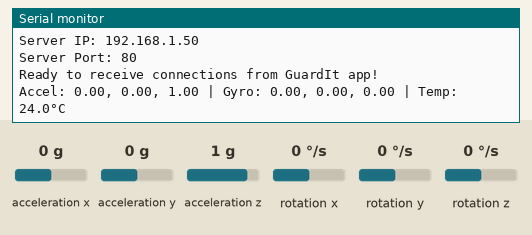
Bench run of a sketch on a simulated ESP32. Shown: the last lines printed to the serial monitor. Wiring (inferred from the names in the program): MPU-6050 motion sensor at I2C address 0x68. Inputs (shaded band) come from the test bench; at power-on: rotation x 0 °/s, acceleration x 0 g, acceleration y 0 g, acceleration z 1 g, rotation y 0 °/s, rotation z 0 °/s. WiFi joins after 1.5 s; servers stay silent unless stated.

Above: at 2.7 s.
2.8 s: rotation x set to -192 °/s
At 2.99 s:
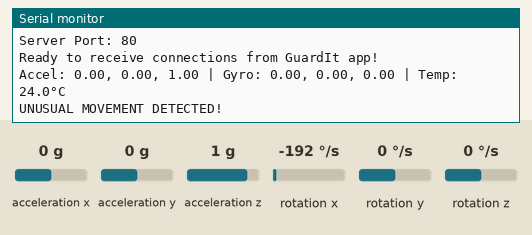
5.8 s: acceleration x set to -1.4 g
At 7.2 s:
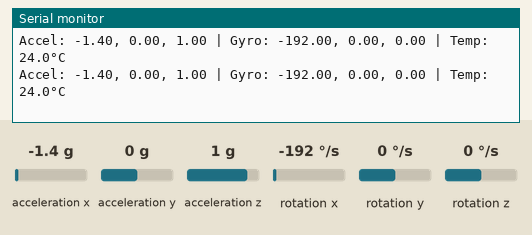
7.3 s: acceleration y set to -1.4 g
At 8.6 s:
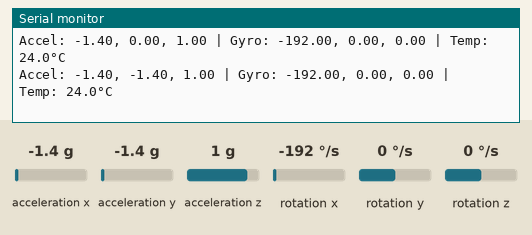
8.8 s: acceleration z set to -1.4 g
At 10.16 s:
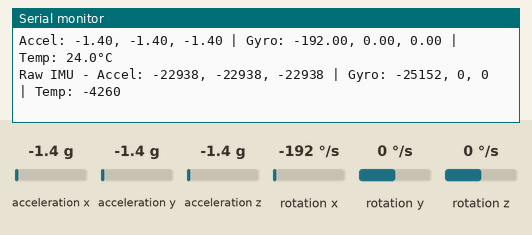
10.3 s: rotation y set to -192 °/s
At 11.7 s:
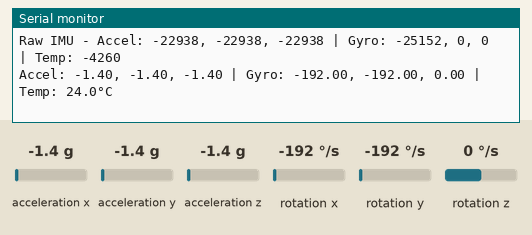

Measured:
- after the input at 2.8 s, the serial monitor: prints a new line at once (image 1)
- after the input at 5.8 s, the serial monitor: prints a new line after 0.30 s (image 2)
- after the input at 7.3 s, the serial monitor: prints a new line after 0.73 s (image 3)
- after the input at 8.8 s, the serial monitor: prints a new line after 0.24 s (image 4)
- after the input at 10.3 s, the serial monitor: prints a new line after 0.77 s (image 5)

The sketch:

IMU_WiFi_Server.ino
```cpp
#include <WiFi.h>
#include <WebServer.h>
#include <ArduinoJson.h>
#include <Wire.h>


const char* ssid = "Avnit";
const char* password = "hihihihi";


#define MPU6050_ADDR 0x68
#define MPU6050_ACCEL_XOUT_H 0x3B
#define MPU6050_PWR_MGMT_1 0x6B


WebServer server(80);
const int SERVER_PORT = 80;


struct IMUData {
  float ax, ay, az;
  float gx, gy, gz;
  float temp;
  bool alert;
  String alertType;
};

IMUData currentData;
unsigned long lastDataTime = 0;
const unsigned long DATA_INTERVAL = 100;


const float FALL_THRESHOLD = 20.0;
const float MOVEMENT_THRESHOLD = 5.0;
bool fallDetected = false;
bool movementDetected = false;

void setup() {
  Serial.begin(115200);
  Serial.println("GuardIt IMU WiFi Server Starting...");


  Wire.begin();


  if (!initMPU6050()) {
    Serial.println("Failed to initialize MPU6050!");
    while (1);
  }


  connectToWiFi();

  setupServerRoutes();

  server.begin();
  Serial.println("HTTP server started");

  Serial.print("Server IP: ");
  Serial.println(WiFi.localIP());
  Serial.print("Server Port: ");
  Serial.println(SERVER_PORT);
  Serial.println("Ready to receive connections from GuardIt app!");
}

void loop() {
  server.handleClient();

  if (millis() - lastDataTime >= DATA_INTERVAL) {
    readIMUData();
    detectEvents();
    lastDataTime = millis();
  }

  if (WiFi.status() != WL_CONNECTED) {
    Serial.println("WiFi connection lost. Reconnecting...");
    connectToWiFi();
  }
}

bool initMPU6050() {
  Wire.beginTransmission(MPU6050_ADDR);
  Wire.write(MPU6050_PWR_MGMT_1);
  Wire.write(0);
  byte error = Wire.endTransmission();

  if (error != 0) {
    Serial.println("MPU6050 not found!");
    return false;
  }

  Serial.println("MPU6050 initialized successfully");
  return true;
}

void connectToWiFi() {
  Serial.print("Connecting to WiFi: ");
  Serial.println(ssid);

  WiFi.begin(ssid, password);

  int attempts = 0;
  while (WiFi.status() != WL_CONNECTED && attempts < 20) {
    delay(500);
    Serial.print(".");
    attempts++;
  }

  if (WiFi.status() == WL_CONNECTED) {
    Serial.println();
    Serial.println("WiFi connected!");
    Serial.print("IP address: ");
    Serial.println(WiFi.localIP());
  } else {
    Serial.println();
    Serial.println("WiFi connection failed!");
  }
}

void setupServerRoutes() {
  server.on("/", HTTP_GET, []() {
    server.send(200, "application/json", getServerInfo());
  });

  server.on("/status", HTTP_GET, []() {
    server.send(200, "application/json", getStatusInfo());
  });

  server.on("/imu", HTTP_GET, []() {
    server.send(200, "application/json", getIMUDataJson());
  });

  server.on("/data", HTTP_GET, []() {
    server.send(200, "application/json", getIMUDataJson());
  });

  server.on("/sensor", HTTP_GET, []() {
    server.send(200, "application/json", getIMUDataJson());
  });

  server.on("/", HTTP_OPTIONS, []() {
    server.sendHeader("Access-Control-Allow-Origin", "*");
    server.sendHeader("Access-Control-Allow-Methods", "GET, POST, OPTIONS");
    server.sendHeader("Access-Control-Allow-Headers", "Content-Type");
    server.send(200);
  });

  server.onNotFound([]() {
    server.send(404, "application/json", "{\"error\": \"Endpoint not found\"}");
  });
}

String getServerInfo() {
  DynamicJsonDocument doc(512);
  doc["name"] = "GuardIt IMU Server";
  doc["version"] = "1.0.0";
  doc["ip"] = WiFi.localIP().toString();
  doc["port"] = SERVER_PORT;
  doc["status"] = "running";
  doc["endpoints"] = JsonArray();
  doc["endpoints"].add("/status");
  doc["endpoints"].add("/imu");
  doc["endpoints"].add("/data");
  doc["endpoints"].add("/sensor");

  String response;
  serializeJson(doc, response);
  return response;
}

String getStatusInfo() {
  DynamicJsonDocument doc(256);
  doc["connected"] = true;
  doc["ip"] = WiFi.localIP().toString();
  doc["rssi"] = WiFi.RSSI();
  doc["uptime"] = millis() / 1000;
  doc["last_data_time"] = lastDataTime;

  String response;
  serializeJson(doc, response);
  return response;
}

String getIMUDataJson() {
  DynamicJsonDocument doc(512);
  doc["ax"] = currentData.ax;
  doc["ay"] = currentData.ay;
  doc["az"] = currentData.az;
  doc["gx"] = currentData.gx;
  doc["gy"] = currentData.gy;
  doc["gz"] = currentData.gz;
  doc["temp"] = currentData.temp;
  doc["alert"] = currentData.alert;
  doc["alert_type"] = currentData.alertType;
  doc["timestamp"] = millis();

  server.sendHeader("Access-Control-Allow-Origin", "*");
  server.sendHeader("Access-Control-Allow-Methods", "GET, POST, OPTIONS");
  server.sendHeader("Access-Control-Allow-Headers", "Content-Type");

  String response;
  serializeJson(doc, response);
  return response;
}

void readIMUData() {
  Wire.beginTransmission(MPU6050_ADDR);
  Wire.write(MPU6050_ACCEL_XOUT_H);
  Wire.endTransmission(false);
  Wire.requestFrom(MPU6050_ADDR, 14, true);

  if (Wire.available() >= 14) {
    int16_t ax_raw = Wire.read() << 8 | Wire.read();
    int16_t ay_raw = Wire.read() << 8 | Wire.read();
    int16_t az_raw = Wire.read() << 8 | Wire.read();

    int16_t temp_raw = Wire.read() << 8 | Wire.read();

    int16_t gx_raw = Wire.read() << 8 | Wire.read();
    int16_t gy_raw = Wire.read() << 8 | Wire.read();
    int16_t gz_raw = Wire.read() << 8 | Wire.read();

    currentData.ax = ax_raw / 16384.0;
    currentData.ay = ay_raw / 16384.0;
    currentData.az = az_raw / 16384.0;
    currentData.temp = temp_raw / 340.0 + 36.53;
    currentData.gx = gx_raw / 131.0;
    currentData.gy = gy_raw / 131.0;
    currentData.gz = gz_raw / 131.0;

    static unsigned long lastDebugTime = 0;
    if (millis() - lastDebugTime > 5000) {
      Serial.printf("Raw IMU - Accel: %d, %d, %d | Gyro: %d, %d, %d | Temp: %d\n",
                    ax_raw, ay_raw, az_raw, gx_raw, gy_raw, gz_raw, temp_raw);
      lastDebugTime = millis();
    }
  } else {
    Serial.println("Warning: Not enough data from MPU6050");
  }
}

void detectEvents() {
  float accel_magnitude = sqrt(currentData.ax * currentData.ax +
                              currentData.ay * currentData.ay +
                              currentData.az * currentData.az);

  float gyro_magnitude = sqrt(currentData.gx * currentData.gx +
                             currentData.gy * currentData.gy +
                             currentData.gz * currentData.gz);

  if (accel_magnitude > FALL_THRESHOLD && !fallDetected) {
    fallDetected = true;
    currentData.alert = true;
    currentData.alertType = "fall";
    Serial.println("FALL DETECTED!");
  } else if (accel_magnitude <= FALL_THRESHOLD) {
    fallDetected = false;
  }

  if (gyro_magnitude > MOVEMENT_THRESHOLD && !movementDetected) {
    movementDetected = true;
    currentData.alert = true;
    currentData.alertType = "movement";
    Serial.println("UNUSUAL MOVEMENT DETECTED!");
  } else if (gyro_magnitude <= MOVEMENT_THRESHOLD) {
    movementDetected = false;
  }

  static unsigned long lastAlertTime = 0;
  if (currentData.alert && millis() - lastAlertTime > 5000) {
    currentData.alert = false;
    currentData.alertType = "";
    lastAlertTime = millis();
  }

  if (millis() % 1000 < 100) {
    Serial.printf("Accel: %.2f, %.2f, %.2f | Gyro: %.2f, %.2f, %.2f | Temp: %.1f°C\n",
                  currentData.ax, currentData.ay, currentData.az,
                  currentData.gx, currentData.gy, currentData.gz,
                  currentData.temp);
  }
} 
```
